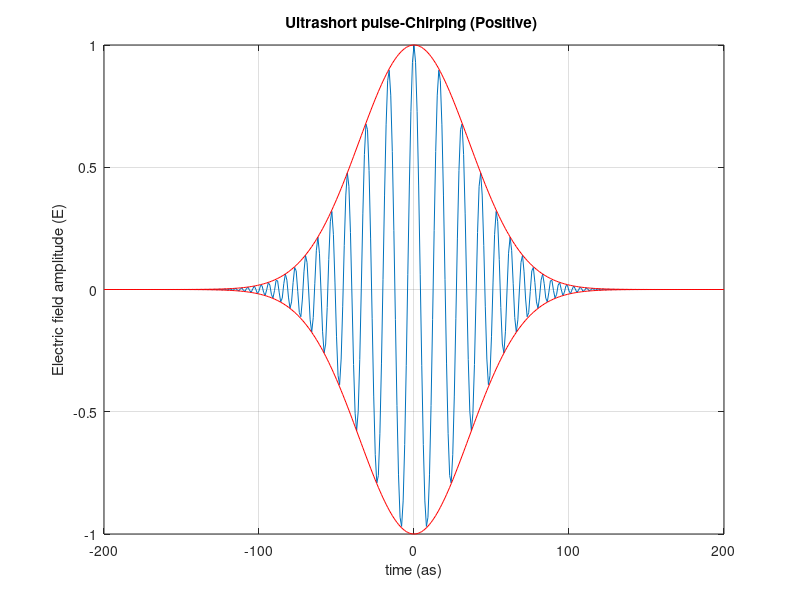
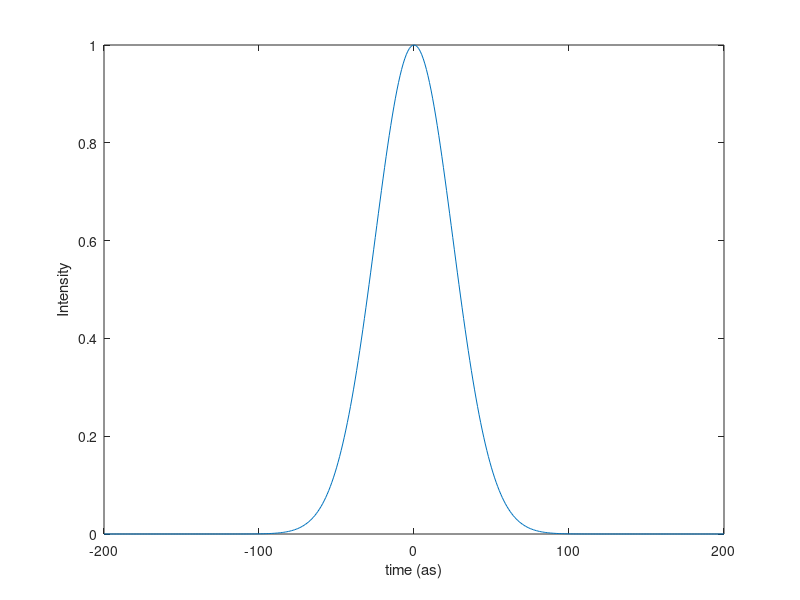

MATLAB code for these plots, in order:
c = 3e+8; % speed of light 3*10^8 m/s
lambda = 5e-3; % carrier wavelength (5mm)
omega = 2*pi*c/lambda; % central angular frequency

tau = 50e-12; % pulse duration (FWHM of the pulse envelope) 20fs
phi0 = 0; % Absolute phase
phi1 = 0; % Frequency shift
%phi2 = 0.003*1e+24; % linear chirp parameter (phi2 > 0 := +ve chirp)
phi2 = 0;
%phi3 = 0.0002*1e+36; % quadratic chirp parameter
phi3 = -0.0002*1e+36;

% Define the gaussian field in temporal domain
t = -200e-12:1e-12:200e-12; % order of femtosecond (fs)
phi = 0; % for example: 1i*pi/2
envelope = exp(-(t/tau).^2).*exp(-1i*(phi0 + phi1*t + (1/2)*phi2*t.^2 + (1/6)*phi3*t.^3));
E = envelope.*exp(1i*omega*t+phi);

time = t/1e-12;
plot(time,real(E))
xlabel('time (as)')
ylabel('Electric field amplitude (E)')
title('Ultrashort pulse-Chirping (Positive) ')
hold on
plot(time,abs(envelope),'r') % envelope function
plot(time,-abs(envelope),'r')
grid on
figure()
plot(time,abs(E).^2/max(abs(E))) % intensity plot
xlabel('time (as)')
ylabel('Intensity')